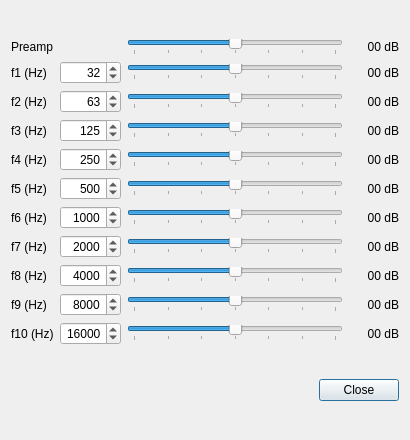
<?xml version="1.0" encoding="UTF-8"?>
<ui version="4.0">
 <class>WDSPRxEqDialog</class>
 <widget class="QDialog" name="WDSPRxEqDialog">
  <property name="geometry">
   <rect>
    <x>0</x>
    <y>0</y>
    <width>410</width>
    <height>440</height>
   </rect>
  </property>
  <property name="windowTitle">
   <string>Equalizer settings</string>
  </property>
  <layout class="QVBoxLayout" name="verticalLayout">
   <item>
    <layout class="QGridLayout" name="eqLayout">
     <item row="7" column="3">
      <widget class="QLabel" name="f7GainText">
       <property name="minimumSize">
        <size>
         <width>50</width>
         <height>0</height>
        </size>
       </property>
       <property name="text">
        <string>00 dB</string>
       </property>
       <property name="alignment">
        <set>Qt::AlignRight|Qt::AlignTrailing|Qt::AlignVCenter</set>
       </property>
      </widget>
     </item>
     <item row="3" column="1">
      <widget class="QSpinBox" name="f3">
       <property name="toolTip">
        <string>Frequency point #3 (Hz)</string>
       </property>
       <property name="alignment">
        <set>Qt::AlignRight|Qt::AlignTrailing|Qt::AlignVCenter</set>
       </property>
       <property name="minimum">
        <number>95</number>
       </property>
       <property name="maximum">
        <number>187</number>
       </property>
       <property name="value">
        <number>125</number>
       </property>
      </widget>
     </item>
     <item row="6" column="1">
      <widget class="QSpinBox" name="f6">
       <property name="toolTip">
        <string>Frequency point #6 (Hz)</string>
       </property>
       <property name="alignment">
        <set>Qt::AlignRight|Qt::AlignTrailing|Qt::AlignVCenter</set>
       </property>
       <property name="minimum">
        <number>751</number>
       </property>
       <property name="maximum">
        <number>1500</number>
       </property>
       <property name="value">
        <number>1000</number>
       </property>
      </widget>
     </item>
     <item row="5" column="0">
      <widget class="QLabel" name="f5Label">
       <property name="text">
        <string>f5 (Hz)</string>
       </property>
      </widget>
     </item>
     <item row="7" column="1">
      <widget class="QSpinBox" name="f7">
       <property name="toolTip">
        <string>Frequency point #7 (Hz)</string>
       </property>
       <property name="alignment">
        <set>Qt::AlignRight|Qt::AlignTrailing|Qt::AlignVCenter</set>
       </property>
       <property name="minimum">
        <number>1501</number>
       </property>
       <property name="maximum">
        <number>3000</number>
       </property>
       <property name="value">
        <number>2000</number>
       </property>
      </widget>
     </item>
     <item row="7" column="0">
      <widget class="QLabel" name="f7Label">
       <property name="text">
        <string>f7 (Hz)</string>
       </property>
      </widget>
     </item>
     <item row="4" column="2">
      <widget class="TickedSlider" name="f4Gain">
       <property name="maximumSize">
        <size>
         <width>16777215</width>
         <height>16</height>
        </size>
       </property>
       <property name="toolTip">
        <string>Frequency point #4 gain (dB)</string>
       </property>
       <property name="minimum">
        <number>-15</number>
       </property>
       <property name="maximum">
        <number>15</number>
       </property>
       <property name="pageStep">
        <number>1</number>
       </property>
       <property name="value">
        <number>0</number>
       </property>
       <property name="orientation">
        <enum>Qt::Horizontal</enum>
       </property>
       <property name="tickPosition">
        <enum>QSlider::TicksBelow</enum>
       </property>
       <property name="tickInterval">
        <number>5</number>
       </property>
      </widget>
     </item>
     <item row="4" column="0">
      <widget class="QLabel" name="f4Label">
       <property name="text">
        <string>f4 (Hz)</string>
       </property>
      </widget>
     </item>
     <item row="5" column="1">
      <widget class="QSpinBox" name="f5">
       <property name="toolTip">
        <string>Frequency point #5 (Hz)</string>
       </property>
       <property name="alignment">
        <set>Qt::AlignRight|Qt::AlignTrailing|Qt::AlignVCenter</set>
       </property>
       <property name="minimum">
        <number>376</number>
       </property>
       <property name="maximum">
        <number>750</number>
       </property>
       <property name="value">
        <number>500</number>
       </property>
      </widget>
     </item>
     <item row="0" column="2">
      <widget class="TickedSlider" name="preampGain">
       <property name="maximumSize">
        <size>
         <width>16777215</width>
         <height>16</height>
        </size>
       </property>
       <property name="toolTip">
        <string>Preamp gain (dB)</string>
       </property>
       <property name="minimum">
        <number>-15</number>
       </property>
       <property name="maximum">
        <number>15</number>
       </property>
       <property name="pageStep">
        <number>1</number>
       </property>
       <property name="value">
        <number>0</number>
       </property>
       <property name="orientation">
        <enum>Qt::Horizontal</enum>
       </property>
       <property name="tickPosition">
        <enum>QSlider::TicksBelow</enum>
       </property>
       <property name="tickInterval">
        <number>5</number>
       </property>
      </widget>
     </item>
     <item row="8" column="1">
      <widget class="QSpinBox" name="f8">
       <property name="toolTip">
        <string>Frequency point #8 (Hz)</string>
       </property>
       <property name="alignment">
        <set>Qt::AlignRight|Qt::AlignTrailing|Qt::AlignVCenter</set>
       </property>
       <property name="minimum">
        <number>3001</number>
       </property>
       <property name="maximum">
        <number>6000</number>
       </property>
       <property name="value">
        <number>4000</number>
       </property>
      </widget>
     </item>
     <item row="8" column="3">
      <widget class="QLabel" name="f8GainText">
       <property name="minimumSize">
        <size>
         <width>50</width>
         <height>0</height>
        </size>
       </property>
       <property name="text">
        <string>00 dB</string>
       </property>
       <property name="alignment">
        <set>Qt::AlignRight|Qt::AlignTrailing|Qt::AlignVCenter</set>
       </property>
      </widget>
     </item>
     <item row="4" column="3">
      <widget class="QLabel" name="f4GainText">
       <property name="minimumSize">
        <size>
         <width>50</width>
         <height>0</height>
        </size>
       </property>
       <property name="text">
        <string>00 dB</string>
       </property>
       <property name="alignment">
        <set>Qt::AlignRight|Qt::AlignTrailing|Qt::AlignVCenter</set>
       </property>
      </widget>
     </item>
     <item row="0" column="0">
      <widget class="QLabel" name="preampLabel">
       <property name="text">
        <string>Preamp</string>
       </property>
      </widget>
     </item>
     <item row="1" column="2">
      <widget class="TickedSlider" name="f1Gain">
       <property name="maximumSize">
        <size>
         <width>16777215</width>
         <height>16</height>
        </size>
       </property>
       <property name="toolTip">
        <string>Frequency point #1 gain (dB)</string>
       </property>
       <property name="minimum">
        <number>-15</number>
       </property>
       <property name="maximum">
        <number>15</number>
       </property>
       <property name="pageStep">
        <number>1</number>
       </property>
       <property name="value">
        <number>0</number>
       </property>
       <property name="orientation">
        <enum>Qt::Horizontal</enum>
       </property>
       <property name="tickPosition">
        <enum>QSlider::TicksBelow</enum>
       </property>
       <property name="tickInterval">
        <number>5</number>
       </property>
      </widget>
     </item>
     <item row="2" column="0">
      <widget class="QLabel" name="f2Label">
       <property name="text">
        <string>f2 (Hz)</string>
       </property>
      </widget>
     </item>
     <item row="7" column="2">
      <widget class="TickedSlider" name="f7Gain">
       <property name="maximumSize">
        <size>
         <width>16777215</width>
         <height>16</height>
        </size>
       </property>
       <property name="toolTip">
        <string>Frequency point #7 gain (dB)</string>
       </property>
       <property name="minimum">
        <number>-15</number>
       </property>
       <property name="maximum">
        <number>15</number>
       </property>
       <property name="pageStep">
        <number>1</number>
       </property>
       <property name="value">
        <number>0</number>
       </property>
       <property name="orientation">
        <enum>Qt::Horizontal</enum>
       </property>
       <property name="tickPosition">
        <enum>QSlider::TicksBelow</enum>
       </property>
       <property name="tickInterval">
        <number>5</number>
       </property>
      </widget>
     </item>
     <item row="5" column="2">
      <widget class="TickedSlider" name="f5Gain">
       <property name="maximumSize">
        <size>
         <width>16777215</width>
         <height>16</height>
        </size>
       </property>
       <property name="toolTip">
        <string>Frequency point #5 gain (dB)</string>
       </property>
       <property name="minimum">
        <number>-15</number>
       </property>
       <property name="maximum">
        <number>15</number>
       </property>
       <property name="pageStep">
        <number>1</number>
       </property>
       <property name="value">
        <number>0</number>
       </property>
       <property name="orientation">
        <enum>Qt::Horizontal</enum>
       </property>
       <property name="tickPosition">
        <enum>QSlider::TicksBelow</enum>
       </property>
       <property name="tickInterval">
        <number>5</number>
       </property>
      </widget>
     </item>
     <item row="8" column="2">
      <widget class="TickedSlider" name="f8Gain">
       <property name="maximumSize">
        <size>
         <width>16777215</width>
         <height>16</height>
        </size>
       </property>
       <property name="toolTip">
        <string>Frequency point #8 gain (dB)</string>
       </property>
       <property name="minimum">
        <number>-15</number>
       </property>
       <property name="maximum">
        <number>15</number>
       </property>
       <property name="pageStep">
        <number>1</number>
       </property>
       <property name="value">
        <number>0</number>
       </property>
       <property name="orientation">
        <enum>Qt::Horizontal</enum>
       </property>
       <property name="tickPosition">
        <enum>QSlider::TicksBelow</enum>
       </property>
       <property name="tickInterval">
        <number>5</number>
       </property>
      </widget>
     </item>
     <item row="6" column="0">
      <widget class="QLabel" name="f6Label">
       <property name="text">
        <string>f6 (Hz)</string>
       </property>
      </widget>
     </item>
     <item row="2" column="1">
      <widget class="QSpinBox" name="f2">
       <property name="toolTip">
        <string>Frequency point #2 (Hz)</string>
       </property>
       <property name="alignment">
        <set>Qt::AlignRight|Qt::AlignTrailing|Qt::AlignVCenter</set>
       </property>
       <property name="minimum">
        <number>49</number>
       </property>
       <property name="maximum">
        <number>94</number>
       </property>
       <property name="value">
        <number>63</number>
       </property>
      </widget>
     </item>
     <item row="9" column="0">
      <widget class="QLabel" name="f9Label">
       <property name="text">
        <string>f9 (Hz)</string>
       </property>
      </widget>
     </item>
     <item row="8" column="0">
      <widget class="QLabel" name="f8Label">
       <property name="text">
        <string>f8 (Hz)</string>
       </property>
      </widget>
     </item>
     <item row="1" column="1">
      <widget class="QSpinBox" name="f1">
       <property name="toolTip">
        <string>Frequency point #1 (Hz)</string>
       </property>
       <property name="alignment">
        <set>Qt::AlignRight|Qt::AlignTrailing|Qt::AlignVCenter</set>
       </property>
       <property name="maximum">
        <number>48</number>
       </property>
       <property name="value">
        <number>32</number>
       </property>
      </widget>
     </item>
     <item row="9" column="3">
      <widget class="QLabel" name="f9GainText">
       <property name="minimumSize">
        <size>
         <width>50</width>
         <height>0</height>
        </size>
       </property>
       <property name="text">
        <string>00 dB</string>
       </property>
       <property name="alignment">
        <set>Qt::AlignRight|Qt::AlignTrailing|Qt::AlignVCenter</set>
       </property>
      </widget>
     </item>
     <item row="3" column="0">
      <widget class="QLabel" name="f3Label">
       <property name="text">
        <string>f3 (Hz)</string>
       </property>
      </widget>
     </item>
     <item row="2" column="2">
      <widget class="TickedSlider" name="f2Gain">
       <property name="maximumSize">
        <size>
         <width>16777215</width>
         <height>16</height>
        </size>
       </property>
       <property name="toolTip">
        <string>Frequency point #2 gain (dB)</string>
       </property>
       <property name="minimum">
        <number>-15</number>
       </property>
       <property name="maximum">
        <number>15</number>
       </property>
       <property name="pageStep">
        <number>1</number>
       </property>
       <property name="value">
        <number>0</number>
       </property>
       <property name="orientation">
        <enum>Qt::Horizontal</enum>
       </property>
       <property name="tickPosition">
        <enum>QSlider::TicksBelow</enum>
       </property>
       <property name="tickInterval">
        <number>5</number>
       </property>
      </widget>
     </item>
     <item row="2" column="3">
      <widget class="QLabel" name="f2GainText">
       <property name="minimumSize">
        <size>
         <width>50</width>
         <height>0</height>
        </size>
       </property>
       <property name="text">
        <string>00 dB</string>
       </property>
       <property name="alignment">
        <set>Qt::AlignRight|Qt::AlignTrailing|Qt::AlignVCenter</set>
       </property>
      </widget>
     </item>
     <item row="0" column="3">
      <widget class="QLabel" name="preampGainText">
       <property name="minimumSize">
        <size>
         <width>50</width>
         <height>0</height>
        </size>
       </property>
       <property name="text">
        <string>00 dB</string>
       </property>
       <property name="alignment">
        <set>Qt::AlignRight|Qt::AlignTrailing|Qt::AlignVCenter</set>
       </property>
      </widget>
     </item>
     <item row="3" column="3">
      <widget class="QLabel" name="f3GainText">
       <property name="minimumSize">
        <size>
         <width>50</width>
         <height>0</height>
        </size>
       </property>
       <property name="text">
        <string>00 dB</string>
       </property>
       <property name="alignment">
        <set>Qt::AlignRight|Qt::AlignTrailing|Qt::AlignVCenter</set>
       </property>
      </widget>
     </item>
     <item row="9" column="2">
      <widget class="TickedSlider" name="f9Gain">
       <property name="maximumSize">
        <size>
         <width>16777215</width>
         <height>16</height>
        </size>
       </property>
       <property name="toolTip">
        <string>Frequency point #9 gain (dB)</string>
       </property>
       <property name="minimum">
        <number>-15</number>
       </property>
       <property name="maximum">
        <number>15</number>
       </property>
       <property name="pageStep">
        <number>1</number>
       </property>
       <property name="value">
        <number>0</number>
       </property>
       <property name="orientation">
        <enum>Qt::Horizontal</enum>
       </property>
       <property name="tickPosition">
        <enum>QSlider::TicksBelow</enum>
       </property>
       <property name="tickInterval">
        <number>5</number>
       </property>
      </widget>
     </item>
     <item row="6" column="3">
      <widget class="QLabel" name="f6GainText">
       <property name="minimumSize">
        <size>
         <width>50</width>
         <height>0</height>
        </size>
       </property>
       <property name="text">
        <string>00 dB</string>
       </property>
       <property name="alignment">
        <set>Qt::AlignRight|Qt::AlignTrailing|Qt::AlignVCenter</set>
       </property>
      </widget>
     </item>
     <item row="4" column="1">
      <widget class="QSpinBox" name="f4">
       <property name="toolTip">
        <string>Frequency point #4 (Hz)</string>
       </property>
       <property name="alignment">
        <set>Qt::AlignRight|Qt::AlignTrailing|Qt::AlignVCenter</set>
       </property>
       <property name="minimum">
        <number>188</number>
       </property>
       <property name="maximum">
        <number>375</number>
       </property>
       <property name="value">
        <number>250</number>
       </property>
      </widget>
     </item>
     <item row="9" column="1">
      <widget class="QSpinBox" name="f9">
       <property name="toolTip">
        <string>Frequency point #9 (Hz)</string>
       </property>
       <property name="alignment">
        <set>Qt::AlignRight|Qt::AlignTrailing|Qt::AlignVCenter</set>
       </property>
       <property name="minimum">
        <number>6001</number>
       </property>
       <property name="maximum">
        <number>12000</number>
       </property>
       <property name="value">
        <number>8000</number>
       </property>
      </widget>
     </item>
     <item row="1" column="3">
      <widget class="QLabel" name="f1GainText">
       <property name="minimumSize">
        <size>
         <width>50</width>
         <height>0</height>
        </size>
       </property>
       <property name="text">
        <string>00 dB</string>
       </property>
       <property name="alignment">
        <set>Qt::AlignRight|Qt::AlignTrailing|Qt::AlignVCenter</set>
       </property>
      </widget>
     </item>
     <item row="3" column="2">
      <widget class="TickedSlider" name="f3Gain">
       <property name="maximumSize">
        <size>
         <width>16777215</width>
         <height>16</height>
        </size>
       </property>
       <property name="toolTip">
        <string>Frequency point #3 gain (dB)</string>
       </property>
       <property name="minimum">
        <number>-15</number>
       </property>
       <property name="maximum">
        <number>15</number>
       </property>
       <property name="pageStep">
        <number>1</number>
       </property>
       <property name="value">
        <number>0</number>
       </property>
       <property name="orientation">
        <enum>Qt::Horizontal</enum>
       </property>
       <property name="tickPosition">
        <enum>QSlider::TicksBelow</enum>
       </property>
       <property name="tickInterval">
        <number>5</number>
       </property>
      </widget>
     </item>
     <item row="5" column="3">
      <widget class="QLabel" name="f5GainText">
       <property name="minimumSize">
        <size>
         <width>50</width>
         <height>0</height>
        </size>
       </property>
       <property name="text">
        <string>00 dB</string>
       </property>
       <property name="alignment">
        <set>Qt::AlignRight|Qt::AlignTrailing|Qt::AlignVCenter</set>
       </property>
      </widget>
     </item>
     <item row="6" column="2">
      <widget class="TickedSlider" name="f6Gain">
       <property name="maximumSize">
        <size>
         <width>16777215</width>
         <height>16</height>
        </size>
       </property>
       <property name="toolTip">
        <string>Frequency point #6 gain (dB)</string>
       </property>
       <property name="minimum">
        <number>-15</number>
       </property>
       <property name="maximum">
        <number>15</number>
       </property>
       <property name="pageStep">
        <number>1</number>
       </property>
       <property name="value">
        <number>0</number>
       </property>
       <property name="orientation">
        <enum>Qt::Horizontal</enum>
       </property>
       <property name="tickPosition">
        <enum>QSlider::TicksBelow</enum>
       </property>
       <property name="tickInterval">
        <number>5</number>
       </property>
      </widget>
     </item>
     <item row="1" column="0">
      <widget class="QLabel" name="f1Label">
       <property name="text">
        <string>f1 (Hz)</string>
       </property>
      </widget>
     </item>
     <item row="10" column="0">
      <widget class="QLabel" name="f10Label">
       <property name="text">
        <string>f10 (Hz)</string>
       </property>
      </widget>
     </item>
     <item row="10" column="1">
      <widget class="QSpinBox" name="f10">
       <property name="toolTip">
        <string>Frequency point #10 (Hz)</string>
       </property>
       <property name="alignment">
        <set>Qt::AlignRight|Qt::AlignTrailing|Qt::AlignVCenter</set>
       </property>
       <property name="minimum">
        <number>12001</number>
       </property>
       <property name="maximum">
        <number>20000</number>
       </property>
       <property name="value">
        <number>16000</number>
       </property>
      </widget>
     </item>
     <item row="10" column="2">
      <widget class="TickedSlider" name="f10Gain">
       <property name="maximumSize">
        <size>
         <width>16777215</width>
         <height>16</height>
        </size>
       </property>
       <property name="toolTip">
        <string>Frequency point #10 gain (dB)</string>
       </property>
       <property name="minimum">
        <number>-15</number>
       </property>
       <property name="maximum">
        <number>15</number>
       </property>
       <property name="pageStep">
        <number>1</number>
       </property>
       <property name="value">
        <number>0</number>
       </property>
       <property name="orientation">
        <enum>Qt::Horizontal</enum>
       </property>
       <property name="tickPosition">
        <enum>QSlider::TicksBelow</enum>
       </property>
       <property name="tickInterval">
        <number>5</number>
       </property>
      </widget>
     </item>
     <item row="10" column="3">
      <widget class="QLabel" name="f10GainText">
       <property name="minimumSize">
        <size>
         <width>50</width>
         <height>0</height>
        </size>
       </property>
       <property name="text">
        <string>00 dB</string>
       </property>
       <property name="alignment">
        <set>Qt::AlignRight|Qt::AlignTrailing|Qt::AlignVCenter</set>
       </property>
      </widget>
     </item>
    </layout>
   </item>
   <item>
    <widget class="QDialogButtonBox" name="buttonBox">
     <property name="orientation">
      <enum>Qt::Horizontal</enum>
     </property>
     <property name="standardButtons">
      <set>QDialogButtonBox::Close</set>
     </property>
    </widget>
   </item>
  </layout>
 </widget>
 <customwidgets>
  <customwidget>
   <class>TickedSlider</class>
   <extends>QSlider</extends>
   <header>gui/tickedslider.h</header>
  </customwidget>
 </customwidgets>
 <resources/>
 <connections>
  <connection>
   <sender>buttonBox</sender>
   <signal>accepted()</signal>
   <receiver>WDSPRxEqDialog</receiver>
   <slot>accept()</slot>
   <hints>
    <hint type="sourcelabel">
     <x>248</x>
     <y>254</y>
    </hint>
    <hint type="destinationlabel">
     <x>157</x>
     <y>274</y>
    </hint>
   </hints>
  </connection>
  <connection>
   <sender>buttonBox</sender>
   <signal>rejected()</signal>
   <receiver>WDSPRxEqDialog</receiver>
   <slot>reject()</slot>
   <hints>
    <hint type="sourcelabel">
     <x>316</x>
     <y>260</y>
    </hint>
    <hint type="destinationlabel">
     <x>286</x>
     <y>274</y>
    </hint>
   </hints>
  </connection>
 </connections>
</ui>
